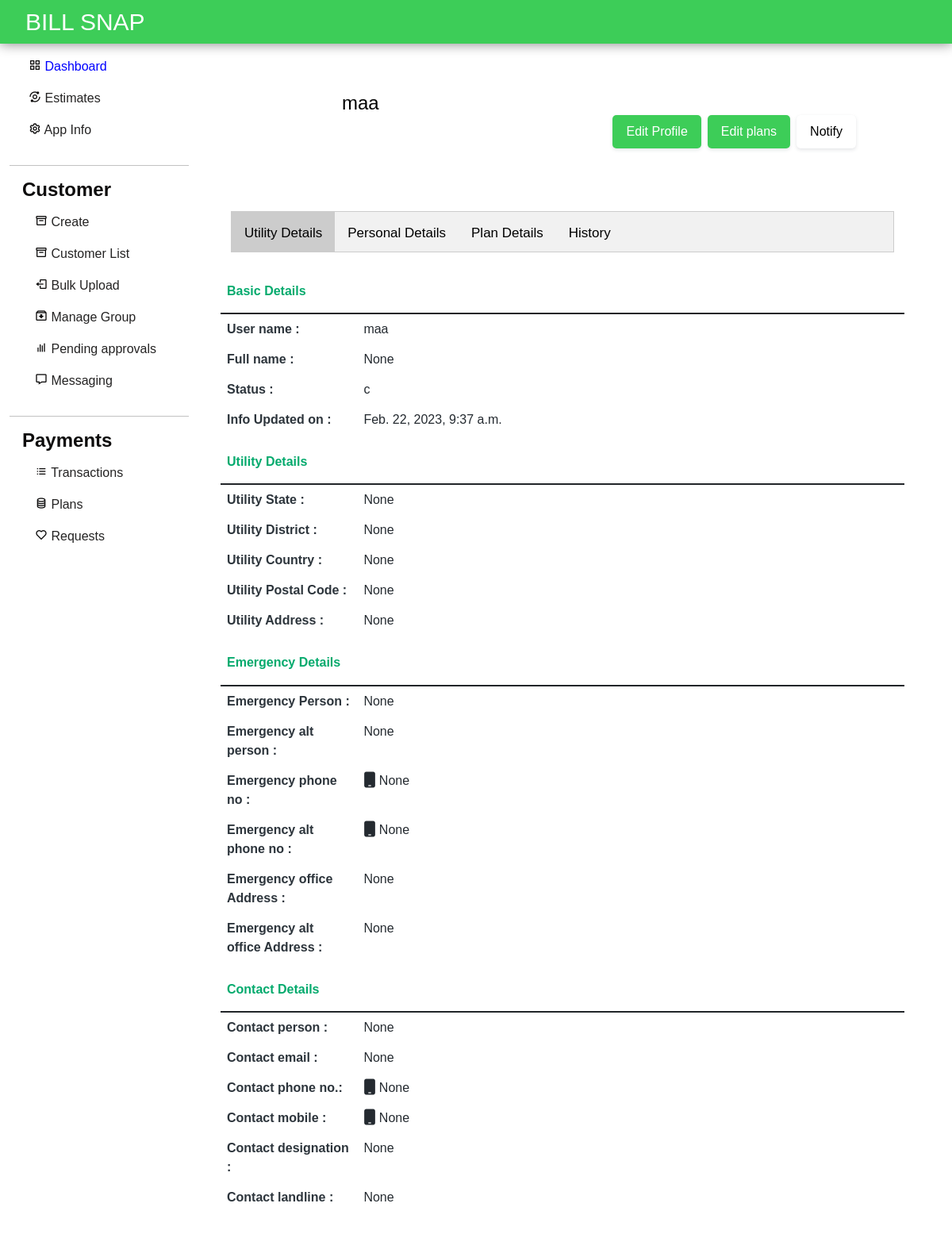
Before: /account/helo/maa/1/ with the older database file.
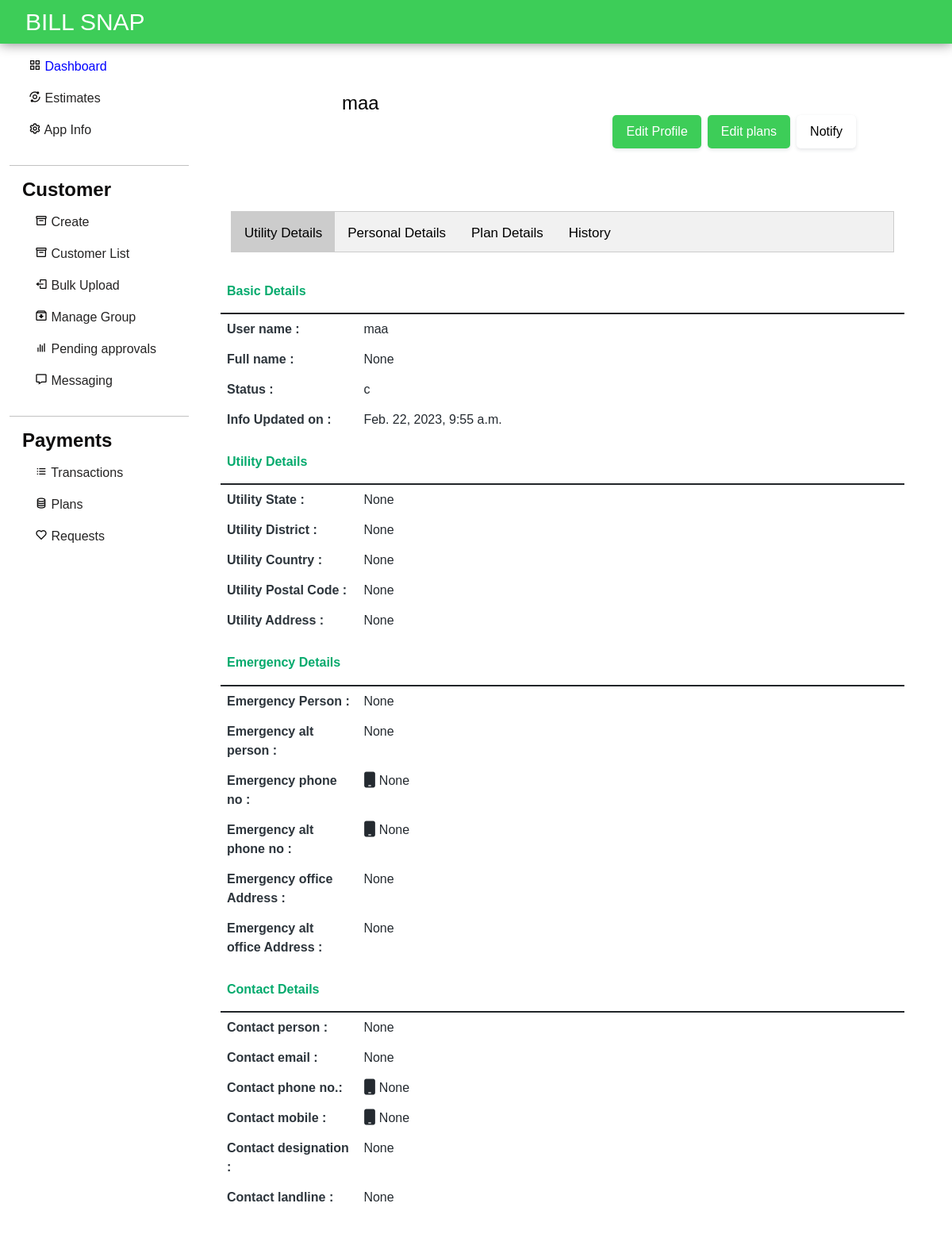
After: the same page with the newer database file.
### accounts/models.py (models this page shows, shortened)
class Profile(models.Model):
    user = models.OneToOneField(User, on_delete=models.CASCADE, related_name='profile')
    apps=models.ManyToManyField(applists,related_name='apps')
    status = models.CharField(choices=status_choices, max_length=20, default='c')
    full_name = models.CharField(max_length=100, blank=True, null=True)
    utility_name = models.CharField(max_length=200, null=True, blank=True)
    utility_short_name= models.CharField(max_length=50, null=True, blank=True)
    utility_state= models.CharField(max_length=50, null=True, blank=True)
    utility_district= models.CharField(max_length=50, null=True, blank=True)
    utility_country= models.CharField(max_length=50, null=True, blank=True)
    utility_postalcode= models.CharField(max_length=20, null=True, blank=True)
    utility_address=models.TextField(max_length=200, null=True, blank=True)
    contact_person= models.CharField(max_length=200, null=True, blank=True)
    contact_email = models.EmailField(max_length=50, null=True, blank=True)
    contact_phnum = models.CharField(max_length=15, null=True, blank=True)
    contact_mobile= models.CharField(max_length=15, null=True, blank=True)
    contact_designation= models.CharField(max_length=100, null=True, blank=True)
    contact_landline= models.CharField(max_length=20, null=True, blank=True)
    emergency_person=models.CharField(max_length=200, null=True, blank=True)
    emergency_altperson=models.CharField(max_length=200, null=True, blank=True)
    emergency_mobile=models.CharField(max_length=200, null=True, blank=True)
    emergency_altmobile=models.CharField(max_length=200, null=True, blank=True)
    emergency_officeaddress=models.TextField(max_length=200,null=True,blank=True)
    emergency_altofficeaddress=models.TextField(max_length=200,null=True,blank=True)
    info_created_at = models.DateTimeField(auto_now_add=True)
    info_updated_at = models.DateTimeField(auto_now=True)
    se_coins= models.IntegerField(null=True, default=999, blank=True)
    slug = models.SlugField(max_length=200, editable=False, null=True, blank=True)
    admin=models.BooleanField(default=False)
    plans = models.ManyToManyField(Plan)
    plan_active = models.BooleanField(default=False)
    paid = models.BooleanField(default=False)
    def __str__(self):
        return str(self.user)

### accounts/views.py (the view)
# urls.py: path('<str:slug>/<str:userslug>/<int:billing_slug>/', acc_views.ShowProfile.as_view(), name='show-profile'),
class ShowProfile(DetailView):
    model = Profile
    template_name = 'myprofile.html'
    def get_object(self, *args, **kwargs):
        return get_object_or_404(Profile,slug = self.kwargs['userslug'])
    def get_context_data(self, *args, **kwargs):
        context = super(ShowProfile, self).get_context_data(*args, **kwargs)
        page_profile = get_object_or_404(Profile, slug=self.kwargs['userslug'])
        print(page_profile)
        context['profile'] = page_profile
        context['updateform'] = UpdateUserPlanForm(appslug=self.kwargs['slug'])
        context['plan'] = page_profile.plans.filter(app__slug=self.kwargs['slug']).first()
        print(context['plan'])
        context['notification_form'] = NotificationForm()
        context['slug'] = self.kwargs['slug']
        context['userslug'] = self.kwargs['userslug']
        app = applists.objects.filter(slug=self.kwargs['slug']).first()
        plans = Plan.objects.filter(app=app)
        context['plans'] = plans
        context['billing_slug'] = self.kwargs['billing_slug']
        if self.request.user==page_profile.user:
            self.template_name = 'myprofile.html'
        elif self.request.user!=page_profile.user or self.request.user.is_anonymous:
            self.template_name = 'myprofile.html'
        return context

### plans/models.py (called while the page is built)
    def __str__(self):
        return f"[{self.title}] Plan at [Rs.{self.price}] for [{self.duration} days] in [{self.app.appname}]"

### templates/myprofile.html (shortened to what the changed rows need)
{% load static %}
{% load crispy_forms_tags %}
<!DOCTYPE html>
<html lang="en">
<head>
	<link href="https://cdn.jsdelivr.net/npm/bootstrap@5.1.3/dist/css/bootstrap.min.css" rel="stylesheet"
 />
	<link href='https://unpkg.com/boxicons@2.0.7/css/boxicons.min.css' rel='stylesheet'>
	<link rel="stylesheet" href="https://cdnjs.cloudflare.com/ajax/libs/font-awesome/6.1.1/css/all.min.css" />
	<link rel="stylesheet" href="{% static 'assets/styles.css'%}">
</head>
<body>
	{% include "dashnav.html" %}
	<div class="main mx-auto">
		<div class="row">
			<div class="col-md-7  flex-md-fill m-3">
				{% include 'messages.html' %}
				<div class="col right create-customer ps-0 pe-4 me-2" id="">
					<div class="profile">
						<div class="profile-header">
							<div class="profile-header-content d-flex">
								<div class="flex-fill flex-start">
									<div class="profile-header-info">
										<h4 class="m-t-10 m-b-5" style="color: black;">{{profile.user.username}} </h4>
									</div>
								</div>
							</div>
						</div>
					</div>
					<div id="London" class="tabcontent">
						<div class="table-responsive">
							<table class="table table-profile">
								<thead>
									<td>
										<h6>Basic Details</h6>
									</td>
								</thead>
								<tbody>
									<tr class="field">
										<td class="field">User name :</td>
										<td>{{profile.user.username}}</td>
									</tr>
									<tr>
										<td class="field">Full name :</td>
										<td>{{profile.full_name}}</td>
									</tr>
									<tr>
										<td class="field">Status :</td>
										<td>{{profile.status}}</td>
									</tr>
									<tr>
										<td class="field">Info Updated on :</td>
										<td> {{profile.info_updated_at}}</td>
									</tr>
								</tbody>
							</table>
							<table class="table table-profile">
								<thead>
									<td>
										<h6>Utility Details</h6>
									</td>
								</thead>
								<tbody>
									<tr class="field">
										<td class="field">Utility State :</td>
										<td>{{ profile.utility_state }}</td>
									</tr>
									<tr>
										<td class="field">Utility District :</td>
										<td>{{ profile.utility_district }}</td>
									</tr>
									<tr>
										<td class="field">Utility Country :</td>
										<td>{{ profile.utility_country }}</td>
									</tr>
									<tr>
										<td class="field">Utility Postal Code :</td>
										<td> {{ profile.utility_postalcode }}</td>
									</tr>
									<tr>
										<td class="field">Utility Address :</td>
										<td>{{ profile.utility_address }}</td>
									</tr>
								</tbody>
							</table>
							<table class="table table-profile">
								<thead>
									<td>
										<h6>Emergency Details</h6>
									</td>
								</thead>
								<tbody>
									<tr class="field">
										<td class="field">Emergency Person :</td>
										<td>{{ profile.emergency_person }}</td>
									</tr>
									<tr>
										<td class="field">Emergency alt person :</td>
										<td>{{ profile.emergency_altperson }}</td>
									</tr>
									<tr>
										<td class="field">Emergency phone no :</td>
										<td><i class="fa fa-mobile fa-lg m-r-5"></i> {{ profile.emergency_mobile }}</td>
									</tr>
									<tr>
										<td class="field">Emergency alt phone no :</td>
										<td><i class="fa fa-mobile fa-lg m-r-5"></i> {{ profile.emergency_altmobile }}</td>
									</tr>
									<tr>
										<td class="field">Emergency office Address :</td>
										<td>{{ profile.emergency_officeaddress }}</td>
									</tr>
									<tr>
										<td class="field">Emergency alt office Address :</td>
										<td>{{ profile.emergency_altofficeaddress }} </td>
									</tr>
								</tbody>
							</table>
							<table class="table table-profile">
								<thead>
									<td>
										<h6>Contact Details</h6>
									</td>
								</thead>
								<tbody>
									<tr class="field">
										<td class="field">Contact person :</td>
										<td>{{ profile.contact_person }}</td>
									</tr>
									<tr>
										<td class="field">Contact email :</td>
										<td>{{ profile.contact_email }}</td>
									</tr>
									<tr>
										<td class="field">Contact phone no.:</td>
										<td><i class="fa fa-mobile fa-lg m-r-5"></i> {{ profile.contact_phnum }}</td>
									</tr>
									<tr>
										<td class="field">Contact mobile :</td>
										<td><i class="fa fa-mobile fa-lg m-r-5"></i> {{ profile.contact_mobile }}</td>
									</tr>
									<tr>
										<td class="field">Contact designation :</td>
										<td>{{ profile.contact_designation }}</td>
									</tr>
									<tr>
										<td class="field">Contact landline :</td>
										<td>{{ profile.contact_landline }}</td>
									</tr>
								</tbody>
							</table>
						</div>
					</div>
				</div>
			</div>
		</div>
	</div>
</body>
</html>

Changed rows visible on the page:
changed Profile "None": info_updated_at "Feb. 22, 2023, 9:37 a.m." → "Feb. 22, 2023, 9:55 a.m."
